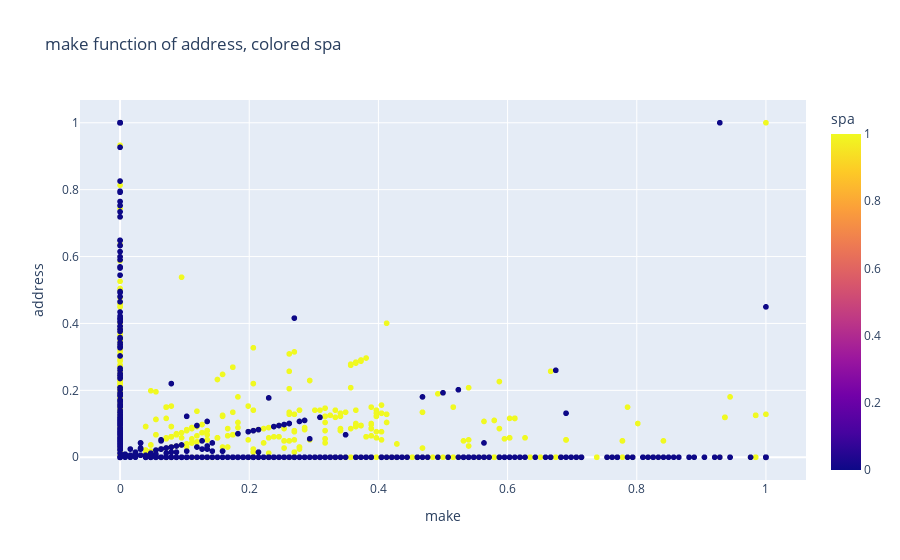
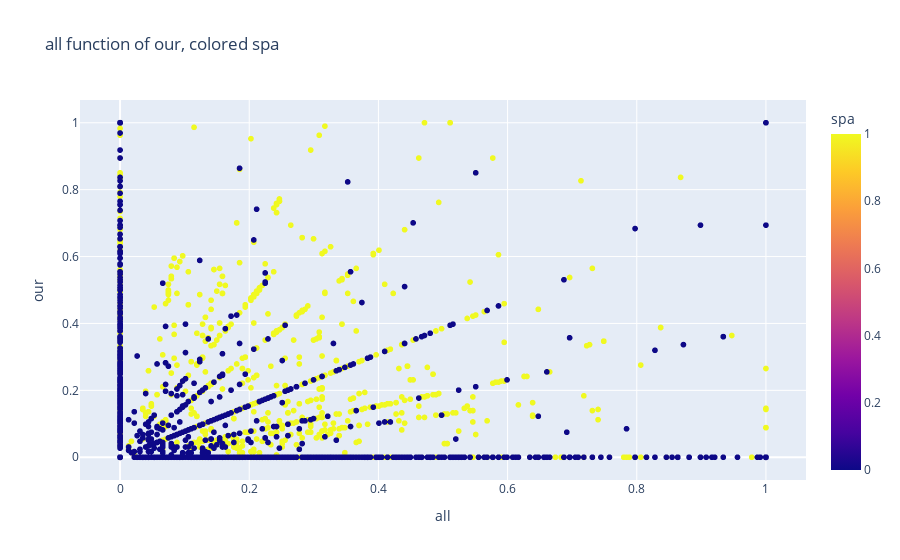

Source (notebook cell) for these figures, in order:
### Markdown cell above
We can clearly see some linear behavior even though it is more complex. 

Here are two other figure in respect to $spa$.

### Code cell
fig2 = px.scatter(df, 
                    x = "make",
                    y = "address",
                    color="spa",
                    title="make function of address, colored spa")
fig2.show()

fig3 = px.scatter(df, 
                    x = "all",
                    y = "our",
                    color="spa",
                    title="all function of our, colored spa")
fig3.show()

### Figure 1 — Plotly figure (JSON) as saved in the notebook; plotly's stock layout.template omitted (floating-point values rounded to 4 significant figures; data arrays with more than 128 entries replaced by an {"elided": "..."} marker saying what was removed)
{"data": [{"hovertemplate": "make=%{x}<br>address=%{y}<br>spa=%{marker.color}<extra></extra>", "legendgroup": "", "marker": {"color": {"elided": "4601 int values"}, "coloraxis": "coloraxis", "symbol": "circle"}, "mode": "markers", "name": "", "showlegend": false, "type": "scattergl", "x": {"elided": "4601 float values"}, "xaxis": "x", "y": {"elided": "4601 float values"}, "yaxis": "y"}], "layout": {"coloraxis": {"colorbar": {"title": {"text": "spa"}}, "colorscale": [[0, "#0d0887"], [0.1111, "#46039f"], [0.2222, "#7201a8"], [0.3333, "#9c179e"], [0.4444, "#bd3786"], [0.5556, "#d8576b"], [0.6667, "#ed7953"], [0.7778, "#fb9f3a"], [0.8889, "#fdca26"], [1, "#f0f921"]]}, "legend": {"tracegroupgap": 0}, "title": {"text": "make function of address, colored spa"}, "xaxis": {"anchor": "y", "domain": [0, 1], "title": {"text": "make"}}, "yaxis": {"anchor": "x", "domain": [0, 1], "title": {"text": "address"}}}}

### Figure 2 — Plotly figure (JSON) as saved in the notebook; plotly's stock layout.template omitted (floating-point values rounded to 4 significant figures; data arrays with more than 128 entries replaced by an {"elided": "..."} marker saying what was removed)
{"data": [{"hovertemplate": "all=%{x}<br>our=%{y}<br>spa=%{marker.color}<extra></extra>", "legendgroup": "", "marker": {"color": {"elided": "4601 int values"}, "coloraxis": "coloraxis", "symbol": "circle"}, "mode": "markers", "name": "", "showlegend": false, "type": "scattergl", "x": {"elided": "4601 float values"}, "xaxis": "x", "y": {"elided": "4601 float values"}, "yaxis": "y"}], "layout": {"coloraxis": {"colorbar": {"title": {"text": "spa"}}, "colorscale": [[0, "#0d0887"], [0.1111, "#46039f"], [0.2222, "#7201a8"], [0.3333, "#9c179e"], [0.4444, "#bd3786"], [0.5556, "#d8576b"], [0.6667, "#ed7953"], [0.7778, "#fb9f3a"], [0.8889, "#fdca26"], [1, "#f0f921"]]}, "legend": {"tracegroupgap": 0}, "title": {"text": "all function of our, colored spa"}, "xaxis": {"anchor": "y", "domain": [0, 1], "title": {"text": "all"}}, "yaxis": {"anchor": "x", "domain": [0, 1], "title": {"text": "our"}}}}
